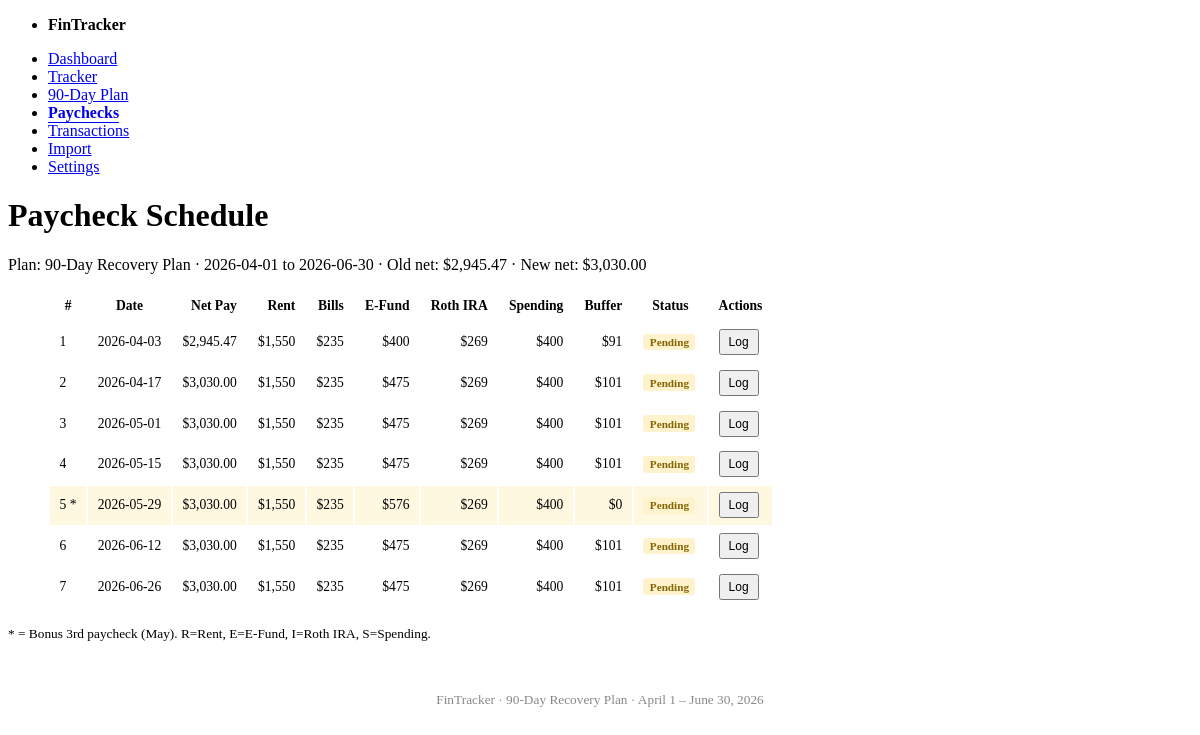
Page /paychecks on the committed database.
### tables this page shows
CREATE TABLE plan_periods (
    id INTEGER PRIMARY KEY AUTOINCREMENT,
    name TEXT NOT NULL,
    start_date TEXT NOT NULL,
    end_date TEXT NOT NULL,
    gross_salary REAL,
    net_paycheck_old REAL,
    net_paycheck_new REAL,
    raise_effective_date TEXT,
    pay_frequency TEXT DEFAULT 'biweekly',
    alloc_rent REAL,
    alloc_efund REAL,
    alloc_roth_ira REAL,
    alloc_spending REAL,
    alloc_buffer REAL,
    monthly_rent REAL,
    rent_account_start_balance REAL DEFAULT 0,
    created_at TEXT DEFAULT (datetime('now'))
);

CREATE TABLE planned_paychecks (
    id INTEGER PRIMARY KEY AUTOINCREMENT,
    plan_id INTEGER NOT NULL REFERENCES plan_periods(id),
    pay_date TEXT NOT NULL,
    net_amount REAL NOT NULL,
    alloc_rent REAL,
    alloc_bills REAL,
    alloc_efund REAL,
    alloc_roth_ira REAL,
    alloc_spending REAL,
    alloc_buffer REAL,
    is_bonus_check INTEGER DEFAULT 0,
    notes TEXT
);

### app.py (the view)
@app.route("/paychecks")
def paychecks():
    db = get_db()
    checks = models.get_planned_paychecks(db)
    plan = models.get_plan(db)
    return render_template("paychecks.html", paychecks=checks, plan=plan)

### app.py (called while the page is built)
def get_db():
    if "db" not in g:
        g.db = sqlite3.connect(DB_PATH)
        g.db.row_factory = sqlite3.Row
        g.db.execute("PRAGMA foreign_keys = ON")
    return g.db

### models.py (called while the page is built)
def get_plan(db, plan_id=1):
    row = db.execute("SELECT * FROM plan_periods WHERE id = ?", (plan_id,)).fetchone()
    return dict(row) if row else None

def get_planned_paychecks(db, plan_id=1):
    rows = db.execute(
        """SELECT pp.*, ap.id AS actual_id, ap.received_date, ap.net_amount AS actual_net,
                  ap.rent_done, ap.efund_done, ap.roth_done, ap.spending_done, ap.notes AS actual_notes
           FROM planned_paychecks pp
           LEFT JOIN actual_paychecks ap ON ap.planned_id = pp.id
           WHERE pp.plan_id = ?
           ORDER BY pp.pay_date""",
        (plan_id,),
    ).fetchall()
    return [dict(r) for r in rows]

### templates/paychecks.html (shortened to what this page needs)
{% extends "base.html" %}
{% block content %}
<h1>Paycheck Schedule</h1>
{% if plan %}
<p>Plan: {{ plan.name }} &middot; {{ plan.start_date }} to {{ plan.end_date }} &middot;
    Old net: ${{ "{:,.2f}".format(plan.net_paycheck_old) }} &middot;
    New net: ${{ "{:,.2f}".format(plan.net_paycheck_new) }}
</p>
{% endif %}
<figure>
    <table>
        <thead>
            <tr>
                <th>#</th>
                <th>Date</th>
                <th style="text-align:right">Net Pay</th>
                <th style="text-align:right">Rent</th>
                <th style="text-align:right">Bills</th>
                <th style="text-align:right">E-Fund</th>
                <th style="text-align:right">Roth IRA</th>
                <th style="text-align:right">Spending</th>
                <th style="text-align:right">Buffer</th>
                <th>Status</th>
                <th>Actions</th>
            </tr>
        </thead>
        <tbody>
            {% for pc in paychecks %}
            <tr class="{{ 'bonus-row' if pc.is_bonus_check else '' }} {{ 'logged-row' if pc.actual_id else '' }}">
                <td>{{ loop.index }}{{ ' *' if pc.is_bonus_check else '' }}</td>
                <td>{{ pc.pay_date }}</td>
                <td style="text-align:right">${{ "{:,.2f}".format(pc.net_amount) }}</td>
                <td style="text-align:right">${{ "{:,.0f}".format(pc.alloc_rent) }}</td>
                <td style="text-align:right">${{ "{:,.0f}".format(pc.alloc_bills) }}</td>
                <td style="text-align:right">${{ "{:,.0f}".format(pc.alloc_efund) }}</td>
                <td style="text-align:right">${{ "{:,.0f}".format(pc.alloc_roth_ira) }}</td>
                <td style="text-align:right">${{ "{:,.0f}".format(pc.alloc_spending) }}</td>
                <td style="text-align:right">${{ "{:,.0f}".format(pc.alloc_buffer) }}</td>
                <td>
                    {% if pc.actual_id %}
                        <span class="badge badge-success">Logged</span>
                        {% if pc.rent_done %}<span class="badge">R</span>{% endif %}
                        {% if pc.efund_done %}<span class="badge">E</span>{% endif %}
                        {% if pc.roth_done %}<span class="badge">I</span>{% endif %}
                        {% if pc.spending_done %}<span class="badge">S</span>{% endif %}
                    {% else %}
                        <span class="badge badge-pending">Pending</span>
                    {% endif %}
                </td>
                <td>
                    <button class="outline secondary small-btn" onclick="toggleForm({{ pc.id }})">
                        {{ 'Edit' if pc.actual_id else 'Log' }}
                    </button>
                </td>
            </tr>
            {% endfor %}
        </tbody>
    </table>
</figure>
<p><small>* = Bonus 3rd paycheck (May). R=Rent, E=E-Fund, I=Roth IRA, S=Spending.</small></p>
{% endblock %}

### static/style.css (style rules this page uses)
.badge { display: inline-block; padding: 0.15rem 0.4rem; font-size: 0.7rem; font-weight: 600; border-radius: 3px; background: #e0e0e0; color: #333; margin-right: 2px; }
.badge-pending { background: #fff3cd; color: #856404; }
.bonus-row { background: #fff8e1 !important; }
.small-btn { padding: 0.25rem 0.5rem; font-size: 0.75rem; }
figure table { font-size: 0.85rem; }
figure table td, figure table th { padding: 0.4rem 0.6rem; }

### rows in the picture
plan_periods: name "90-Day Recovery Plan", start_date "2026-04-01", end_date "2026-06-30", net_paycheck_old "2,945.47", net_paycheck_new "3,030.00"
planned_paychecks: pay_date "2026-04-03", net_amount "2,945.47", alloc_rent "1,550", alloc_bills "235", alloc_efund "400", alloc_roth_ira "269", alloc_spending "400", alloc_buffer "91", actual_id "Log"
planned_paychecks: pay_date "2026-04-17", net_amount "3,030.00", alloc_rent "1,550", alloc_bills "235", alloc_efund "475", alloc_roth_ira "269", alloc_spending "400", alloc_buffer "101", actual_id "Log"
planned_paychecks: pay_date "2026-05-01", net_amount "3,030.00", alloc_rent "1,550", alloc_bills "235", alloc_efund "475", alloc_roth_ira "269", alloc_spending "400", alloc_buffer "101", actual_id "Log"
planned_paychecks: pay_date "2026-05-15", net_amount "3,030.00", alloc_rent "1,550", alloc_bills "235", alloc_efund "475", alloc_roth_ira "269", alloc_spending "400", alloc_buffer "101", actual_id "Log"
planned_paychecks: is_bonus_check "*", pay_date "2026-05-29", net_amount "3,030.00", alloc_rent "1,550", alloc_bills "235", alloc_efund "576", alloc_roth_ira "269", alloc_spending "400", alloc_buffer "0", actual_id "Log"
planned_paychecks: pay_date "2026-06-12", net_amount "3,030.00", alloc_rent "1,550", alloc_bills "235", alloc_efund "475", alloc_roth_ira "269", alloc_spending "400", alloc_buffer "101", actual_id "Log"
planned_paychecks: pay_date "2026-06-26", net_amount "3,030.00", alloc_rent "1,550", alloc_bills "235", alloc_efund "475", alloc_roth_ira "269", alloc_spending "400", alloc_buffer "101", actual_id "Log"
